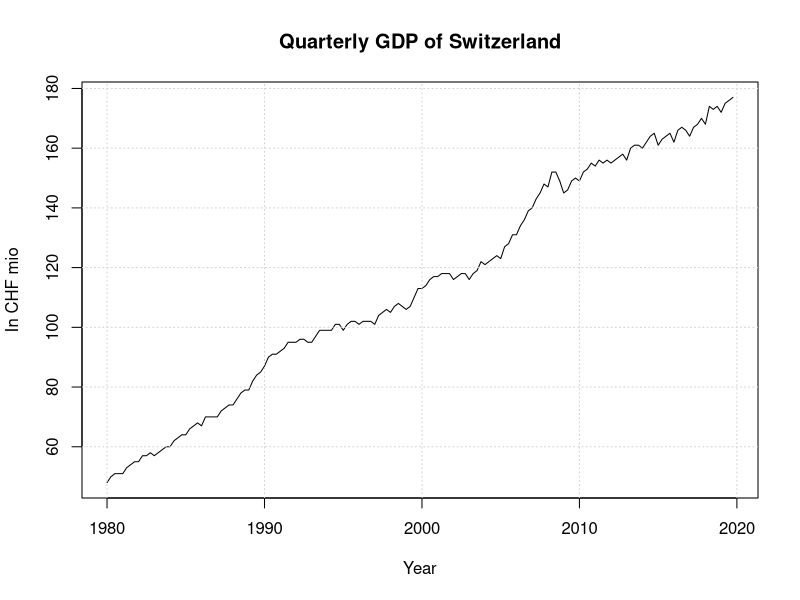

This chart was generated by the following R code: (Note: this script raises an error after producing the figure.)
### Do it yourself 1! ###

# Create new working directory
#dir.create("~/TSA in Finance") # Creates new folder in home directory ("Documents" folder by default)
#setwd("~/TSA in Finance") # Sets working directory to the newly created folder

# Alternatively: Set working directory to an exising folder, for example:

setwd("C:/Users/annam/OneDrive/Documents/HSLU/MSC/HS20/TSA/Exercises_TSA/TSA/SW01")


# Exercise a): Importing datasets
#install.packages("tidyverse")
library(tidyverse)

SPI<-read_csv2("SPI.csv", 
               col_names = TRUE, col_types = cols(
                 Date = col_date(format="%d.%m.%Y"),
                 SPI = col_double()
               )
)

M1_Colombia<-read_csv2("M1 of Colombia.csv", 
                       col_names = TRUE, col_types = cols(
                         Date = col_date(format="%d.%m.%Y"),
                         M1_Colombia_bn = col_double()
                         ))

GDP_CH<-read_csv2("GDP CH (in CHF bn).csv", 
                  col_names = TRUE, col_types = cols(
                    Date = col_date(format="%d.%m.%Y"),
                    GDP_CH_bn
                    = col_double()
                  ))

# Exercise b): Transformation into time series class ("ts")
SPI<-ts(SPI[,-1], start = 2000, frequency = 12)
M1_Colombia<-ts(M1_Colombia[,-1], start = 2000, frequency = 12)
GDP_CH<-ts(GDP_CH[,-1], start = 1980, frequency = 4)# Note: Time series starts in the year 1980 with a quarterly frequency

# Exercise c): Plotting Swiss GDP
plot(GDP_CH, main="Quarterly GDP of Switzerland", ylab="In CHF mio", xlab="Year")+grid()


# Alternatively:
#install.packages("zoo")
library(zoo)
ggplot(data.frame(GDP_CH), aes(x = as.Date(time(GDP_CH)), y = c(GDP_CH))) +
  geom_bar(stat='identity',fill=rep(c("deepskyblue4","deepskyblue3","deepskyblue2","deepskyblue1"),ceiling(length(GDP_CH)/4))[1:length(GDP_CH)]) +
  labs(x="Year", y="Quarterly GDP of Switzerland in CHF bn")

# Exercise d): Decomposing Swiss GDP
GDP_decomposed<-decompose(GDP_CH)

plot(GDP_decomposed, xlab="Year")
names(GDP_decomposed)
seasonality<-GDP_decomposed$seasonal
GDP_seasonally_adjusted<-GDP_CH-seasonality
plot(GDP_CH-seasonality, main="Seasonally adjusted GDP", ylab="In CHF bn", xlab="Year")+grid()



### Do it yourself 2! ###
# Exercise a): Calculating continuous SPI returns
SPI_returns<-diff(log(SPI)) #log(Y_t)-log(Y_t-1)


# Exercise b): Plotting histogram of SPI returns
hist(SPI_returns,breaks=50,main= "Histogram of SPI returns",xlab = "SPI Returns")

# Exercise c): Calculating central moments of SPI returns
install.packages("fBasics")
library(fBasics)
basicStats(SPI_returns)

# Alternative visualization: Boxplot
boxplot(SPI_returns, main="Boxplot of SPI Returns")


### Do it yourself 3! ###
# Exercise a): Plotting SPI and M1 of Colombia
plot(SPI, main="Swiss Performance Index", ylab="Index points", xlab="Year")
plot(M1_Colombia, main="Chilean M1", ylab="In bn $", xlab="Year")

# Exercise b): Scatterplotting SPI and M1 of Colombia and calculating correlation

plot(M1_Colombia,SPI, ylab = "SPI", xlab = "Colombian M1 (in bn $)", main="Scatterplot of SPI vs. Colombian M1")
cor(M1_Colombia,SPI)

# Exercise c): Scatterplotting SPI returns and growth rates of M1 of Colombia and calculating correlation
plot(diff(log(M1_Colombia)),SPI_returns, ylab = "SPI returns", xlab = "Growth of Colombia M1", main="Scatterplot of SPI returns vs. growth of Colombian M1")
cor(diff(log(M1_Colombia)),SPI_returns)

# Exercise d): Replicating the ACF of the SPI and testing for stationarity
# Calculation of ACF for SPI in levels
acf(SPI, main="ACF of SPI")
# Calculation of ACF for SPI returns
acf(SPI_returns, main="ACF of SPI returns")



#install.packages("tseries")
library(tseries)
# Testing of SPI in levels for stationarity
adf.test(SPI)
# Testing of SPI returns for stationarity
adf.test(SPI_returns)
